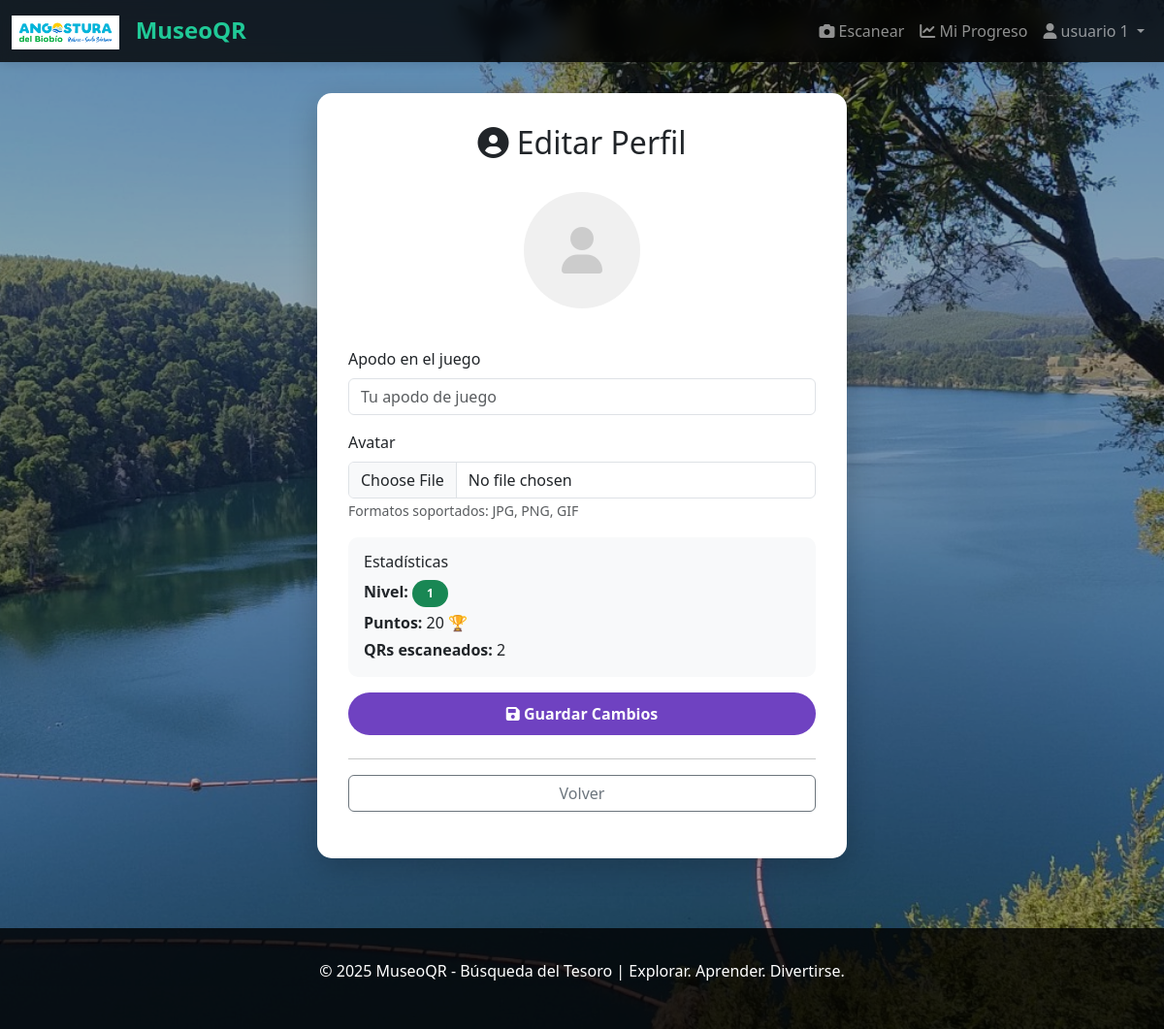
/editar-perfil/ (signed in), run on an earlier commit of the app's database.
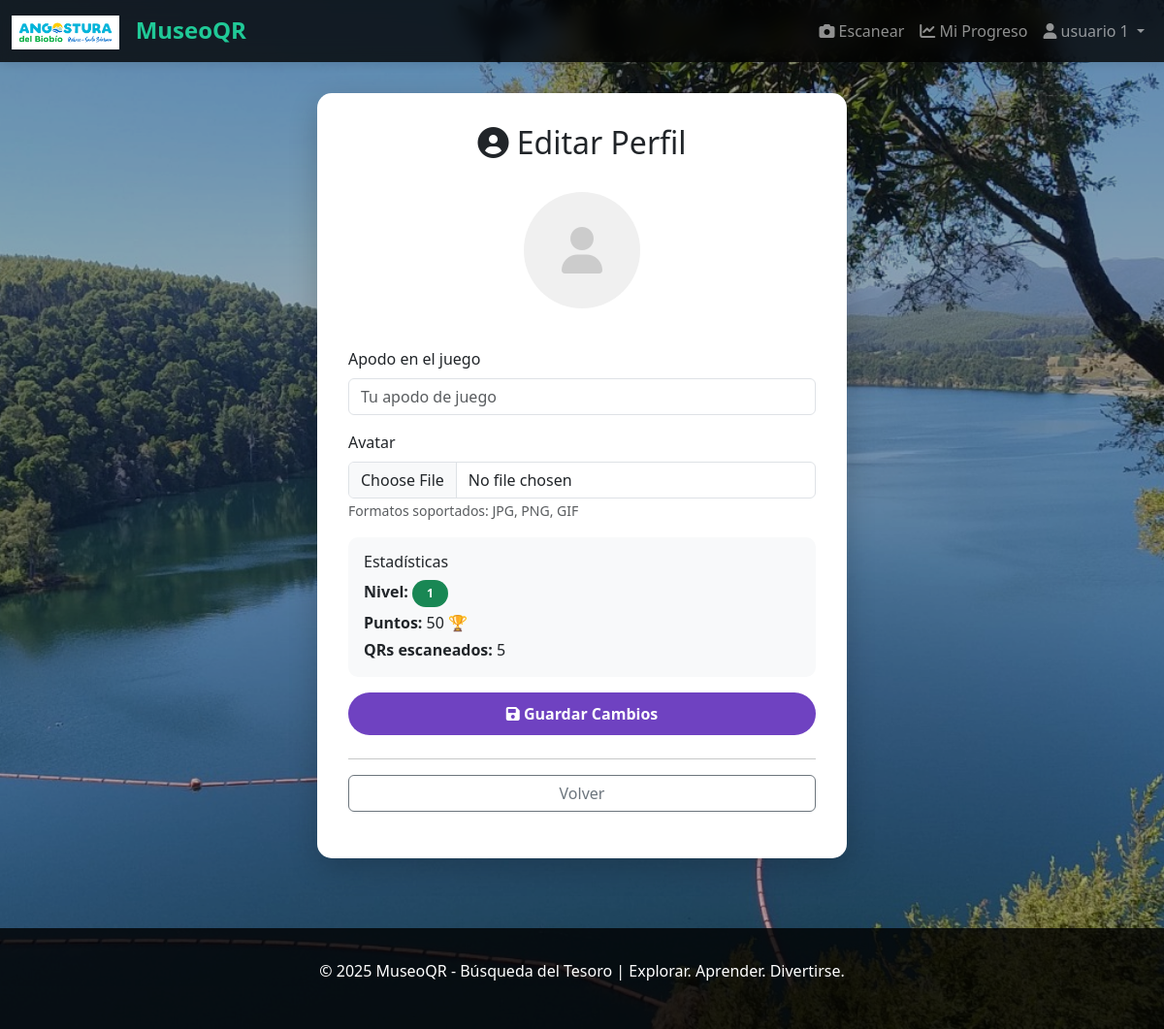
And on a later commit of the database.
### qrmuseum/models.py (models this page shows, shortened)
class UsuarioMuseo(models.Model):
    usuario = models.OneToOneField(User, on_delete=models.CASCADE, related_name='perfil_museo')
    apodo_juego = models.CharField(max_length=100, blank=True)
    avatar = models.ImageField(upload_to='avatares/', blank=True, null=True)
    puntos = models.IntegerField(default=0)  #  AQUI SE GUARDA EL PUNTAJE - Se actualiza en views.py procesar_qr()
    nivel = models.IntegerField(default=1)
    total_qrs_escaneados = models.IntegerField(default=0)
    total_comentarios = models.IntegerField(default=0)
    fecha_registro = models.DateTimeField(auto_now_add=True)
    fecha_ultimo_acceso = models.DateTimeField(auto_now=True)
    class Meta:
        verbose_name = 'Usuario Museo'
        verbose_name_plural = 'Usuarios Museo'

### qrmuseum/views.py (the view)
# urls.py: path('editar-perfil/', views.editar_perfil, name='editar_perfil'),
@login_required(login_url='login')
def editar_perfil(request):
    usuario_museo = request.user.perfil_museo if hasattr(request.user, 'perfil_museo') else None
    if not usuario_museo:
        usuario_museo = UsuarioMuseo.objects.create(usuario=request.user)
    if request.method == 'POST':
        form = PerfilUsuarioMuseoForm(request.POST, request.FILES, instance=usuario_museo)
        if form.is_valid():
            form.save()
            messages.success(request, 'Perfil actualizado correctamente')
            return redirect('mi_progreso')
    else:
        form = PerfilUsuarioMuseoForm(instance=usuario_museo)
    data = {
        'form': form,
        'usuario_museo': usuario_museo
    }
    return render(request, 'editar_perfil.html', data)

### qrmuseum/forms.py
class PerfilUsuarioMuseoForm(forms.ModelForm):
    class Meta:
        model = UsuarioMuseo
        fields = ['apodo_juego', 'avatar']
        widgets = {
            'apodo_juego': forms.TextInput(attrs={
                'class': 'form-control',
                'placeholder': 'Tu apodo en el juego',
                'maxlength': 100
            }),
            'avatar': forms.FileInput(attrs={
                'class': 'form-control',
                'accept': 'image/*'
            })
        }

### qrmuseum/context_processors.py (called while the page is built)
def museo_global(request):
    try:
        museo = MuseoConfig.objects.first()
    except:
        museo = None
    return {
        'museo': museo
    }

### templates/editar_perfil.html (shortened to what this page needs)
{% extends 'base.html' %}
{% block content %}
<div class="container">
    <div class="row justify-content-center">
        <div class="col-md-6">
            <div class="card content-box">
                <div class="text-center mb-4">
                    <h2><i class="fas fa-user-circle"></i> Editar Perfil</h2>
                </div>
                <form method="post" enctype="multipart/form-data">
                    <div class="text-center mb-4">
                        {% if usuario_museo.avatar %}
                            <img src="{{ usuario_museo.avatar.url }}" alt="Avatar" class="rounded-circle mb-3"
                                 style="width: 120px; height: 120px; object-fit: cover;">
                        {% else %}
                            <div class="rounded-circle mb-3 d-inline-flex align-items-center justify-content-center"
                                 style="width: 120px; height: 120px; background: #f0f0f0;">
                                <i class="fas fa-user" style="font-size: 3rem; color: #ccc;"></i>
                            </div>
                        {% endif %}
                    </div>
                    <div class="mb-3">
                        <label class="form-label">Apodo en el juego</label>
                        <input type="text" class="form-control" name="apodo_juego"
                               value="{{ usuario_museo.apodo_juego }}" placeholder="Tu apodo de juego">
                    </div>
                    <div class="mb-3">
                        <label class="form-label">Avatar</label>
                        <input type="file" class="form-control" name="avatar" accept="image/*">
                        <small class="text-muted">Formatos soportados: JPG, PNG, GIF</small>
                    </div>
                    <div class="mb-3 p-3" style="background: #f8f9fa; border-radius: 10px;">
                        <h6>Estadísticas</h6>
                        <p class="mb-1"><strong>Nivel:</strong> <span class="badge bg-success">{{ usuario_museo.nivel }}</span></p>
                        <p class="mb-1"><strong>Puntos:</strong> {{ usuario_museo.puntos }} 🏆</p>
                        <p class="mb-0"><strong>QRs escaneados:</strong> {{ usuario_museo.total_qrs_escaneados }}</p>
                    </div>
                    <button type="submit" class="btn btn-primary w-100 mb-2">
                        <i class="fas fa-save"></i> Guardar Cambios
                    </button>
                </form>
                <hr>
                <p class="text-center">
                    <a href="{% url 'mi_progreso' %}" class="btn btn-outline-secondary w-100">Volver</a>
                </p>
            </div>
        </div>
    </div>
</div>
{% endblock %}

What changed in the data, as far as the page shows it:
changed UsuarioMuseo: puntos "20" → "50"; total_qrs_escaneados "2" → "5"
